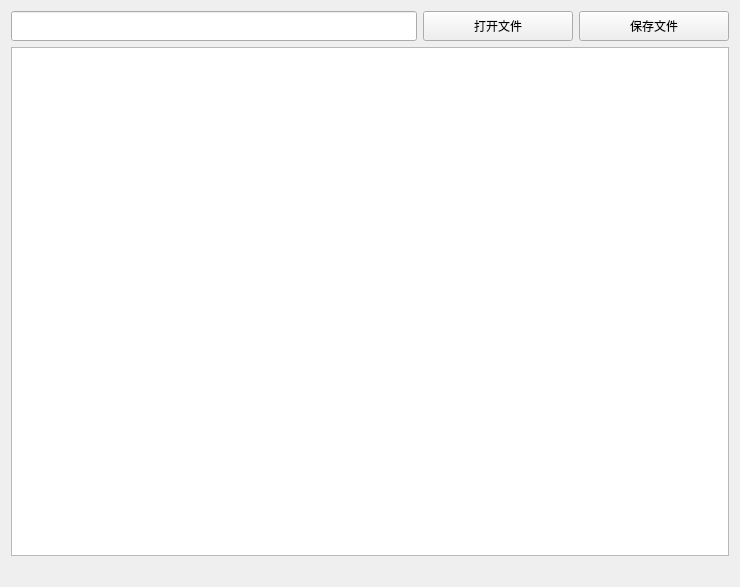
<?xml version="1.0" encoding="UTF-8"?>
<ui version="4.0">
 <class>MyWidget</class>
 <widget class="QWidget" name="MyWidget">
  <property name="geometry">
   <rect>
    <x>0</x>
    <y>0</y>
    <width>740</width>
    <height>587</height>
   </rect>
  </property>
  <property name="windowTitle">
   <string>MyWidget</string>
  </property>
  <layout class="QGridLayout" name="gridLayout">
   <item row="2" column="0">
    <widget class="QLabel" name="lb_Status">
     <property name="text">
      <string/>
     </property>
    </widget>
   </item>
   <item row="0" column="0">
    <layout class="QVBoxLayout" name="verticalLayout">
     <item>
      <layout class="QHBoxLayout" name="horizontalLayout">
       <item>
        <widget class="QLineEdit" name="le_FilePath">
         <property name="minimumSize">
          <size>
           <width>400</width>
           <height>30</height>
          </size>
         </property>
         <property name="maximumSize">
          <size>
           <width>5000</width>
           <height>30</height>
          </size>
         </property>
        </widget>
       </item>
       <item>
        <widget class="QPushButton" name="pb_SelectFile">
         <property name="minimumSize">
          <size>
           <width>150</width>
           <height>30</height>
          </size>
         </property>
         <property name="maximumSize">
          <size>
           <width>120</width>
           <height>30</height>
          </size>
         </property>
         <property name="text">
          <string>打开文件</string>
         </property>
        </widget>
       </item>
       <item>
        <widget class="QPushButton" name="pb_SaveFile">
         <property name="minimumSize">
          <size>
           <width>150</width>
           <height>30</height>
          </size>
         </property>
         <property name="maximumSize">
          <size>
           <width>120</width>
           <height>30</height>
          </size>
         </property>
         <property name="text">
          <string>保存文件</string>
         </property>
        </widget>
       </item>
      </layout>
     </item>
    </layout>
   </item>
   <item row="1" column="0">
    <widget class="QTextEdit" name="textEdit">
     <property name="minimumSize">
      <size>
       <width>600</width>
       <height>500</height>
      </size>
     </property>
     <property name="readOnly">
      <bool>true</bool>
     </property>
    </widget>
   </item>
  </layout>
 </widget>
 <layoutdefault spacing="6" margin="11"/>
 <resources/>
 <connections/>
</ui>
